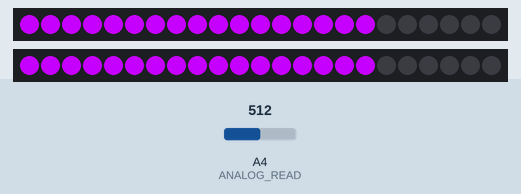
Simulated run of this sketch. Board: Arduino Uno, built with avr-gcc and run on an emulated ATmega328P. Parts: 2 × 23 RGB LEDs in strip order, left to right. The test bench sets the inputs (shaded band); at power-on: A4 (ANALOG_READ) = 512.

Above: at 2.2 s.
2.3 s: A4 (ANALOG_READ) set to 716
At 4.03 s:
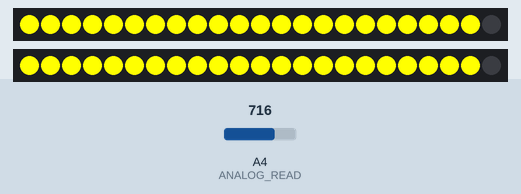
4.9 s: A4 (ANALOG_READ) set to 754
At 6.0 s:
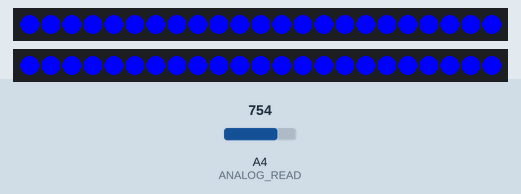
6.7 s: A4 (ANALOG_READ) set to 511
At 7.1 s:
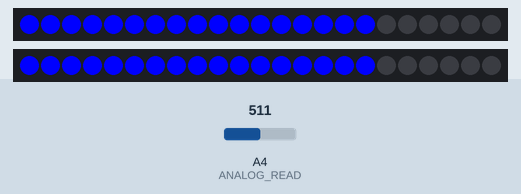
Timing chart, 0 to 9.7 s (numbered marks = the images above; inputs shaded):
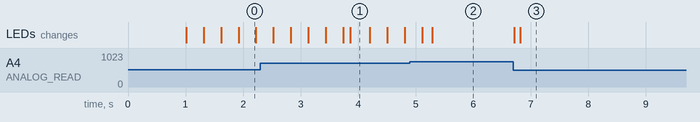

Measured:
- the behaviour switches between 736 and 737 on A4 (ANALOG_READ) (found by bisection; images 1 and 2)
- after the input at 4.9 s, the LEDs: first change after 0.21 s (image 2 shows a later state)
- after the input at 6.7 s, the LEDs: first change at once (image 3 shows a later state)

The sketch:

eqz-2strips.ino
```cpp
#include <FastLED.h>

/** BASIC CONFIGURATION  **/

//The amount of LEDs in the setup
#define NUM_LEDS 23
#define NUM_LEDS2 23
//The pin that controls the LEDs
#define LED_PIN 14
#define LED_PIN2 16
//The pin that we read sensor values form
#define ANALOG_READ 18

//Confirmed microphone low value, and max value
#define MIC_LOW 0.0
#define MIC_HIGH 737.0
/** Other macros */
//How many previous sensor values effects the operating average?
#define AVGLEN 15
//How many previous sensor values decides if we are on a peak/HIGH (e.g. in a song)
#define LONG_SECTOR 5

//Mneumonics
#define HIGH  3
#define NORMAL 2

//How long do we keep the "current average" sound, before restarting the measuring
#define MSECS 2000
#define CYCLES MSECS / DELAY

/*Sometimes readings are wrong or strange. How much is a reading allowed
to deviate from the average to not be discarded? **/
#define DEV_THRESH 0.8

//Arduino loop delay
#define DELAY 1

float fscale( float originalMin, float originalMax, float newBegin, float newEnd, float inputValue, float curve);
void insert(int val, int *avgs, int len);
int compute_average(int *avgs, int len);
void visualize_music();

//How many LEDs to we display
int curshow = NUM_LEDS;
int curshow2 = NUM_LEDS2;

/*Not really used yet. Thought to be able to switch between sound reactive
mode, and general gradient pulsing/static color*/
int mode = 0;

//Showing different colors based on the mode.
int songmode = NORMAL;

//Average sound measurement the last CYCLES
unsigned long song_avg;

//The amount of iterations since the song_avg was reset
int iter = 0;

//The speed the LEDs fade to black if not relit
float fade_scale = 1.2;

//Led array
CRGB leds[NUM_LEDS];
CRGB leds2[NUM_LEDS2];

/*Short sound avg used to "normalize" the input values.
We use the short average instead of using the sensor input directly */
int avgs[AVGLEN] = {-1};

//Longer sound avg
int long_avg[LONG_SECTOR] = {-1};

//Keeping track how often, and how long times we hit a certain mode
struct time_keeping {
  unsigned long times_start;
  short times;
};

//How much to increment or decrement each color every cycle
struct color {
  int r;
  int g;
  int b;
};

struct time_keeping high;
struct color Color;

void setup() {
  Serial.begin(9600);
  //Set all lights to make sure all are working as expected
  FastLED.addLeds<NEOPIXEL, LED_PIN>(leds, NUM_LEDS);
  FastLED.addLeds<NEOPIXEL, LED_PIN2>(leds2, NUM_LEDS);
  for (int i = 0; i < NUM_LEDS; i++) {
    leds[i] = CRGB(0, 0, 255);
    leds2[i] = CRGB(0, 0, 255);
  }
  FastLED.show();
  delay(1000);

  //bootstrap average with some low values
  for (int i = 0; i < AVGLEN; i++) {
    insert(250, avgs, AVGLEN);
  }

  //Initial values
  high.times = 0;
  high.times_start = millis();
  Color.r = 0;
  Color.g = 0;
  Color.b = 1;
}

/*With this we can change the mode if we want to implement a general
lamp feature, with for instance general pulsing. Maybe if the
sound is low for a while? */
void loop() {
  switch(mode) {
    case 0:
      visualize_music();
      break;
    default:
      break;
  }
    delay(DELAY);       // delay in between reads for stability
}


/**Funtion to check if the lamp should either enter a HIGH mode,
or revert to NORMAL if already in HIGH. If the sensors report values
that are higher than 1.1 times the average values, and this has happened
more than 30 times the last few milliseconds, it will enter HIGH mode.
TODO: Not very well written, remove hardcoded values, and make it more
reusable and configurable.  */
void check_high(int avg) {
  if (avg > (song_avg/iter * 1.1))  {
    if (high.times != 0) {
      if (millis() - high.times_start > 200.0) {
        high.times = 0;
        songmode = NORMAL;
      } else {
        high.times_start = millis();
        high.times++;
      }
    } else {
      high.times++;
      high.times_start = millis();

    }
  }
  if (high.times > 30 && millis() - high.times_start < 50.0)
    songmode = HIGH;
  else if (millis() - high.times_start > 200) {
    high.times = 0;
    songmode = NORMAL;
  }
}

//Main function for visualizing the sounds in the lamp
void visualize_music() {
  int sensor_value, mapped, avg, longavg;

  //Actual sensor value
  sensor_value = analogRead(ANALOG_READ);

  //If 0, discard immediately. Probably not right and save CPU.
  if (sensor_value == 0)
    return;

  //Discard readings that deviates too much from the past avg.
  mapped = (float)fscale(MIC_LOW, MIC_HIGH, MIC_LOW, (float)MIC_HIGH, (float)sensor_value, 2.0);
  avg = compute_average(avgs, AVGLEN);

  if (((avg - mapped) > avg*DEV_THRESH)) //|| ((avg - mapped) < -avg*DEV_THRESH))
    return;

  //Insert new avg. values
  insert(mapped, avgs, AVGLEN);
  insert(avg, long_avg, LONG_SECTOR);

  //Compute the "song average" sensor value
  song_avg += avg;
  iter++;
  if (iter > CYCLES) {
    song_avg = song_avg / iter;
    iter = 1;
  }

  longavg = compute_average(long_avg, LONG_SECTOR);

  //Check if we enter HIGH mode
  check_high(longavg);

  if (songmode == HIGH) {
    fade_scale = 3;
    Color.r =  8;
    Color.g = 1;
    Color.b = -2;
  }
  else if (songmode == NORMAL) {
    fade_scale = 3;
    Color.r = -1;
    Color.b = 6;
    Color.g = -2;
  }

  //Decides how many of the LEDs will be lit
  curshow = fscale(MIC_LOW, MIC_HIGH, 0.0, (float)NUM_LEDS, (float)avg, -1);

  /*Set the different leds. Control for too high and too low values.
          Fun thing to try: Dont account for overflow in one direction,
    some interesting light effects appear! */
  for (int i = 0; i < NUM_LEDS; i++)
    //The leds we want to show
    if (i < curshow) {
      if (leds[i].r + Color.r > 255){
        leds[i].r = 255;
        leds2[i].r = 255;}
      else if (leds[i].r + Color.r < 0){
        leds[i].r = 0;
        leds2[i].r = 0;}
      else{
        leds[i].r = leds[i].r + Color.r;
        leds2[i].r = leds2[i].r + Color.r; }
      if (leds[i].g + Color.g > 255){
        leds[i].g = 255;
        leds2[i].g = 255;}
      else if (leds[i].g + Color.g < 0){
        leds[i].g = 0;
        leds2[i].g = 0;}
      else {
        leds[i].g = leds[i].g + Color.g;
        leds2[i].g = leds2[i].g + Color.g;}

      if (leds[i].b + Color.b > 255){
        leds[i].b = 255;
        leds2[i].b = 255;}
      else if (leds[i].b + Color.b < 0){
        leds[i].b = 0;
        leds2[i].b = 0;}
      else {
        leds[i].b = leds[i].b + Color.b;
        leds2[i].b = leds2[i].b + Color.b;  }
    //All the other LEDs begin their fading journey to eventual total darkness
    }

//      if (i < curshow2) {
//      if (leds2[i].r + Color.r > 255)
//
//      else if (leds[i].r + Color.r < 0)
//        leds2[i].r = 0;
//      else
//        leds2[i].r = leds2[i].r + Color.r;
//
//      if (leds2[i].g + Color.g > 255)
//        leds2[i].g = 255;
//      else if (leds2[i].g + Color.g < 0)
//        leds2[i].g = 0;
//      else
//        leds2[i].g = leds2[i].g + Color.g;
//
//      if (leds2[i].b + Color.b > 255)
//        leds2[i].b = 255;
//      else if (leds2[i].b + Color.b < 0)
//        leds2[i].b = 0;
//      else
//        leds2[i].b = leds[i].b + Color.b;
//
    //All the other LEDs begin their fading journey to eventual total darkness
     else {
      leds[i] = CRGB(leds[i].r/fade_scale, leds[i].g/fade_scale, leds[i].b/fade_scale);
      leds2[i] = CRGB(leds2[i].r/fade_scale, leds2[i].g/fade_scale, leds2[i].b/fade_scale);
    }
  FastLED.show();
}
//Compute average of a int array, given the starting pointer and the length
int compute_average(int *avgs, int len) {
  int sum = 0;
  for (int i = 0; i < len; i++)
    sum += avgs[i];

  return (int)(sum / len);

}

//Insert a value into an array, and shift it down removing
//the first value if array already full
void insert(int val, int *avgs, int len) {
  for (int i = 0; i < len; i++) {
    if (avgs[i] == -1) {
      avgs[i] = val;
      return;
    }
  }

  for (int i = 1; i < len; i++) {
    avgs[i - 1] = avgs[i];
  }
  avgs[len - 1] = val;
}

//Function imported from the arduino website.
//Basically map, but with a curve on the scale (can be non-uniform).
float fscale( float originalMin, float originalMax, float newBegin, float
    newEnd, float inputValue, float curve){

  float OriginalRange = 0;
  float NewRange = 0;
  float zeroRefCurVal = 0;
  float normalizedCurVal = 0;
  float rangedValue = 0;
  boolean invFlag = 0;


  // condition curve parameter
  // limit range

  if (curve > 10) curve = 10;
  if (curve < -10) curve = -10;

  curve = (curve * -.1) ; // - invert and scale - this seems more intuitive - postive numbers give more weight to high end on output
  curve = pow(10, curve); // convert linear scale into lograthimic exponent for other pow function

  // Check for out of range inputValues
  if (inputValue < originalMin) {
    inputValue = originalMin;
  }
  if (inputValue > originalMax) {
    inputValue = originalMax;
  }

  // Zero Refference the values
  OriginalRange = originalMax - originalMin;

  if (newEnd > newBegin){
    NewRange = newEnd - newBegin;
  }
  else
  {
    NewRange = newBegin - newEnd;
    invFlag = 1;
  }

  zeroRefCurVal = inputValue - originalMin;
  normalizedCurVal  =  zeroRefCurVal / OriginalRange;   // normalize to 0 - 1 float

  // Check for originalMin > originalMax  - the math for all other cases i.e. negative numbers seems to work out fine
  if (originalMin > originalMax ) {
    return 0;
  }

  if (invFlag == 0){
    rangedValue =  (pow(normalizedCurVal, curve) * NewRange) + newBegin;

  }
  else     // invert the ranges
  {
    rangedValue =  newBegin - (pow(normalizedCurVal, curve) * NewRange);
  }

  return rangedValue;
}
```
